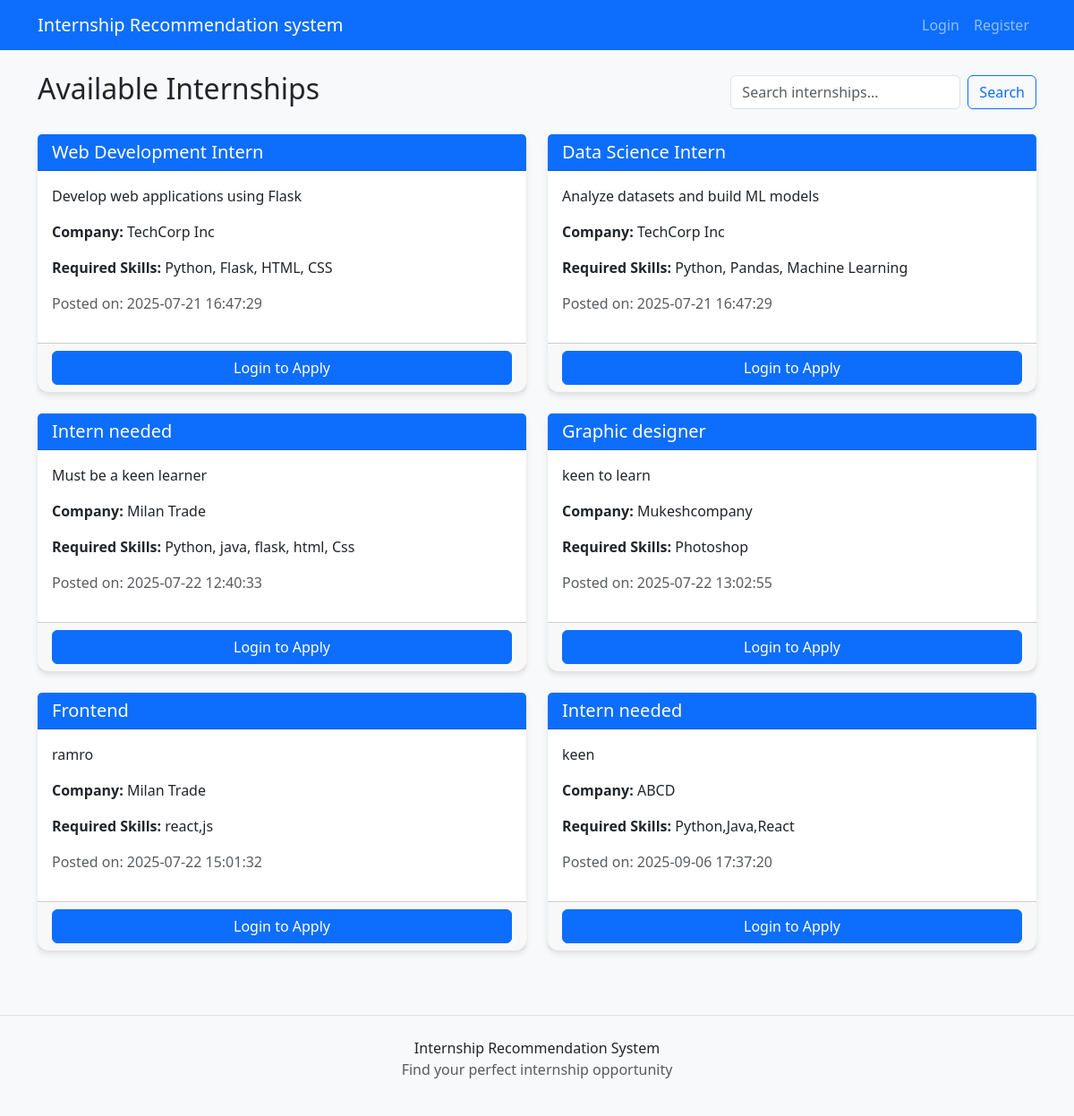
Screenshot of /internships with the database file from the repository.
### tables this page shows
CREATE TABLE internships (
            id INTEGER PRIMARY KEY AUTOINCREMENT,
            company_id INTEGER NOT NULL,
            title TEXT NOT NULL,
            description TEXT,
            required_skills TEXT,
            posted_at TIMESTAMP DEFAULT CURRENT_TIMESTAMP,
            FOREIGN KEY (company_id) REFERENCES users (id)
        );

CREATE TABLE users (
            id INTEGER PRIMARY KEY AUTOINCREMENT,
            email TEXT UNIQUE NOT NULL,
            password TEXT NOT NULL,
            role TEXT NOT NULL CHECK(role IN ('student', 'company', 'admin')),
            name TEXT,
            created_at TIMESTAMP DEFAULT CURRENT_TIMESTAMP
        );

### blueprints/main.py (the view)
@main_bp.route('/internships')
def internships():
    conn = get_db()
    cursor = conn.cursor()
    search = request.args.get('search', '')
    if search:
        cursor.execute('''
            SELECT internships.*, users.name as company_name
            FROM internships
            JOIN users ON internships.company_id = users.id
            WHERE internships.title LIKE ? OR internships.description LIKE ?
        ''', (f'%{search}%', f'%{search}%'))
    else:
        cursor.execute('''
            SELECT internships.*, users.name as company_name
            FROM internships
            JOIN users ON internships.company_id = users.id
        ''')
    internships = cursor.fetchall()
    applied_internships = []
    if 'user_id' in session and session['role'] == 'student':
        cursor.execute("SELECT internship_id FROM applications WHERE student_id=?", (session['user_id'],))
        applied_internships = [row['internship_id'] for row in cursor.fetchall()]
    return render_template('internships.html', internships=internships,
                           applied_internships=applied_internships, search=search)

### utils/database.py (called while the page is built)
def get_db():
    conn = sqlite3.connect(current_app.config['DATABASE'])
    conn.row_factory = sqlite3.Row
    return conn

### templates/internships.html
{% extends "base.html" %} {% block title %}Internships{% endblock %} {% block
content %}
<div class="d-flex justify-content-between align-items-center mb-4">
  <h2>Available Internships</h2>
  <form class="d-flex" method="GET">
    <input
      class="form-control me-2"
      type="search"
      name="search"
      placeholder="Search internships..."
      value="{{ search if search else '' }}"
    />
    <button class="btn btn-outline-primary" type="submit">Search</button>
  </form>
</div>
{% if internships %}
<div class="row">
  {% for internship in internships %}
  <div class="col-md-6 mb-4">
    <div class="card h-100">
      <div class="card-header bg-primary text-white">
        <h5 class="mb-0">{{ internship['title'] }}</h5>
      </div>
      <div class="card-body">
        <p class="card-text">{{ internship['description'] }}</p>
        <p>
          <strong>Company:</strong> {{ internship['company_name'] }}
        </p>
        <p>
          <strong>Required Skills:</strong> {{ internship['required_skills'] }}
        </p>
        <p class="text-muted">Posted on: {{ internship['posted_at'] }}</p>
      </div>
      <div class="card-footer">
        {% if 'user_id' in session and session['role'] == 'student' %} {% if
        internship['id'] in applied_internships %}
        <button class="btn btn-success w-100" disabled>Already Applied</button>
        {% else %}
        <form
          method="POST"
          action="{{ url_for('student.apply_internship', internship_id=internship['id']) }}"
        >
          <button type="submit" class="btn btn-primary w-100">Apply Now</button>
        </form>
        {% endif %} {% else %}
        <a href="{{ url_for('auth.login') }}" class="btn btn-primary w-100"
          >Login to Apply</a
        >
        {% endif %}
      </div>
    </div>
  </div>
  {% endfor %}
</div>
{% else %}
<div class="alert alert-info text-center">
  No internships found. Try a different search term.
</div>
{% endif %} {% endblock %}

### templates/base.html (shortened to what this page needs)
<!DOCTYPE html>
<html lang="en">
  <head>
    <link
      href="https://cdn.jsdelivr.net/npm/bootstrap@5.3.0/dist/css/bootstrap.min.css"
      rel="stylesheet"
    />
    <link
      rel="stylesheet"
      href="{{ url_for('static', filename='css/style.css') }}"
    />
  </head>
  <body>
    {% include 'components/navbar.html' %}
    <div class="container my-4">{% block content %}{% endblock %}</div>
    {% include 'components/footer.html' %}
  </body>
</html>

### templates/components/navbar.html (shortened to what this page needs)
<nav class="navbar navbar-expand-lg navbar-dark bg-primary">
  <div class="container">
    <a class="navbar-brand" href="{{ url_for('main.home') }}"
      >Internship Recommendation system</a
    >
    <div class="collapse navbar-collapse" id="navbarNav">
      <ul class="navbar-nav">
        {% if 'user_id' in session %}
        <li class="nav-item">
          <span class="nav-link">Welcome, {{ session['name'] }}</span>
        </li>
        <li class="nav-item">
          <a class="nav-link" href="{{ url_for('auth.logout') }}">Logout</a>
        </li>
        {% else %}
        <li class="nav-item">
          <a class="nav-link" href="{{ url_for('auth.login') }}">Login</a>
        </li>
        <li class="nav-item">
          <a class="nav-link" href="{{ url_for('auth.register') }}">Register</a>
        </li>
        {% endif %}
      </ul>
    </div>
  </div>
</nav>

### templates/components/footer.html
<footer class="bg-light mt-5 py-4 border-top">
  <div class="container text-center">
    <p class="mb-0">Internship Recommendation System</p>
    <p class="text-muted">Find your perfect internship opportunity</p>
  </div>
</footer>

### static/css/style.css (style rules this page uses)
body { background-color: #f8f9fa; font-family: 'Segoe UI', Tahoma, Geneva, Verdana, sans-serif; }
.card { border: none; border-radius: 0.75rem; box-shadow: 0 4px 6px rgba(0, 0, 0, 0.1); transition: transform 0.3s, box-shadow 0.3s; }

### rows the page displays
internships: title "Web Development Intern", description "Develop web applications using Flask", company_name "TechCorp Inc", required_skills "Python, Flask, HTML, CSS", posted_at "2025-07-21 16:47:29"
internships: title "Data Science Intern", description "Analyze datasets and build ML models", company_name "TechCorp Inc", required_skills "Python, Pandas, Machine Learning", posted_at "2025-07-21 16:47:29"
internships: title "Intern needed", description "Must be a keen learner", company_name "Milan Trade", required_skills "Python, java, flask, html, Css", posted_at "2025-07-22 12:40:33"
internships: title "Graphic designer", description "keen to learn", company_name "Mukeshcompany", required_skills "Photoshop", posted_at "2025-07-22 13:02:55"
internships: title "Frontend", description "ramro", company_name "Milan Trade", required_skills "react,js", posted_at "2025-07-22 15:01:32"
internships: title "Intern needed", description "keen", company_name "ABCD", required_skills "Python,Java,React", posted_at "2025-09-06 17:37:20"
